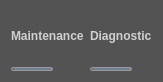
<?xml version="1.0" encoding="UTF-8"?>
<ui version="4.0">
 <class>ExposureApplicationControlWidget</class>
 <widget class="QWidget" name="ExposureApplicationControlWidget">
  <property name="geometry">
   <rect>
    <x>0</x>
    <y>0</y>
    <width>158</width>
    <height>82</height>
   </rect>
  </property>
  <property name="windowTitle">
   <string>Form</string>
  </property>
  <property name="styleSheet">
   <string notr="true">background-color: rgb(83, 83, 83);</string>
  </property>
  <layout class="QHBoxLayout" name="horizontalLayout">
   <item>
    <layout class="QVBoxLayout" name="verticalLayout">
     <item>
      <widget class="QLabel" name="maintenanceLbl">
       <property name="font">
        <font>
         <bold>true</bold>
        </font>
       </property>
       <property name="styleSheet">
        <string notr="true">color: rgb(208, 208, 208);</string>
       </property>
       <property name="text">
        <string>Maintenance</string>
       </property>
      </widget>
     </item>
     <item>
      <widget class="QRadioButton" name="maintenanceRadioButton">
       <property name="sizePolicy">
        <sizepolicy hsizetype="Fixed" vsizetype="Fixed">
         <horstretch>60</horstretch>
         <verstretch>60</verstretch>
        </sizepolicy>
       </property>
       <property name="minimumSize">
        <size>
         <width>36</width>
         <height>0</height>
        </size>
       </property>
       <property name="styleSheet">
        <string notr="true">QRadioButton {
	background-color: rgb(112, 128, 144);
     border: 1px solid #999;
    border-radius: 2px;
    padding: 1px 1px;
    min-width: 32px;
    text-align: center;
}

QRadioButton::indicator {
    width: 0;
    height: 0;
}

QRadioButton:checked {
    background-color: #0078d7;
    color: white;
    font-weight: bold;
}
</string>
       </property>
       <property name="text">
        <string/>
       </property>
       <property name="icon">
        <iconset>
         <normaloff>../../Asset/Icon/XrayTube.png</normaloff>../../Asset/Icon/XrayTube.png</iconset>
       </property>
       <property name="iconSize">
        <size>
         <width>48</width>
         <height>48</height>
        </size>
       </property>
      </widget>
     </item>
    </layout>
   </item>
   <item>
    <layout class="QVBoxLayout" name="verticalLayout_2">
     <item>
      <widget class="QLabel" name="diagnosticLbl">
       <property name="font">
        <font>
         <bold>true</bold>
        </font>
       </property>
       <property name="styleSheet">
        <string notr="true">color: rgb(208, 208, 208);</string>
       </property>
       <property name="text">
        <string>Diagnostic</string>
       </property>
      </widget>
     </item>
     <item>
      <widget class="QRadioButton" name="diagnosticRadioButton">
       <property name="sizePolicy">
        <sizepolicy hsizetype="Fixed" vsizetype="Fixed">
         <horstretch>0</horstretch>
         <verstretch>0</verstretch>
        </sizepolicy>
       </property>
       <property name="minimumSize">
        <size>
         <width>36</width>
         <height>0</height>
        </size>
       </property>
       <property name="styleSheet">
        <string notr="true">QRadioButton {
	background-color: rgb(112, 128, 144);
     border: 1px solid #999;
    border-radius: 2px;
    padding: 1px 1px;
    min-width: 32px;
    text-align: center;
}

QRadioButton::indicator {
    width: 0;
    height: 0;
}

QRadioButton:checked {
    background-color: #0078d7;
    color: white;
    font-weight: bold;
}
</string>
       </property>
       <property name="text">
        <string/>
       </property>
       <property name="icon">
        <iconset resource="../../resources.qrc">
         <normaloff>:/Images/Asset/Icon/OpenDocument.png</normaloff>:/Images/Asset/Icon/OpenDocument.png</iconset>
       </property>
       <property name="iconSize">
        <size>
         <width>48</width>
         <height>48</height>
        </size>
       </property>
      </widget>
     </item>
    </layout>
   </item>
  </layout>
 </widget>
 <resources>
  <include location="../../resources.qrc"/>
 </resources>
 <connections/>
</ui>
